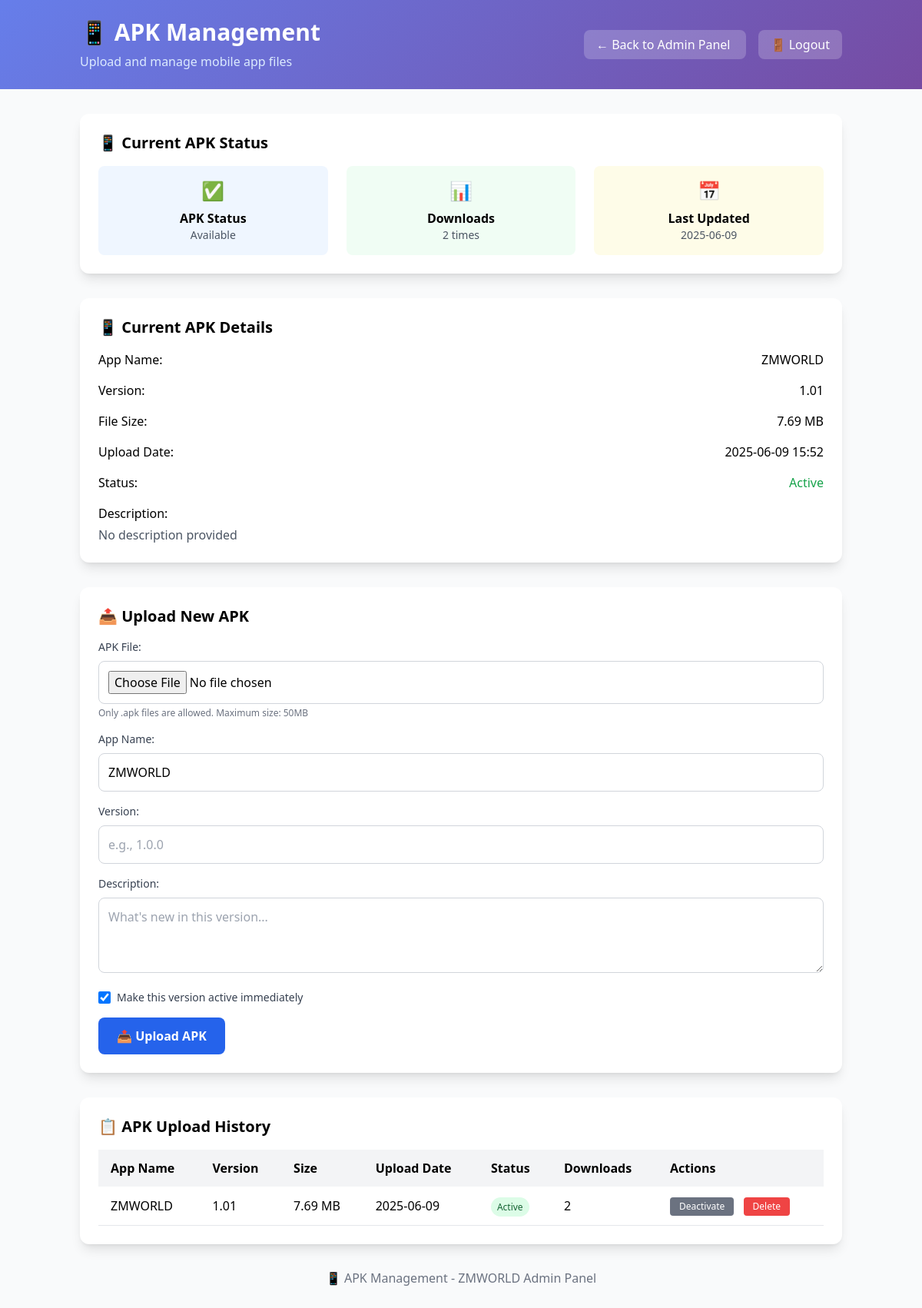
/admin/apk-management (signed in), run on the app's committed database.
### main.py (models this page shows)
class ApkFile(db.Model):
    id = db.Column(db.Integer, primary_key=True)
    app_name = db.Column(db.String(100), nullable=False)
    version = db.Column(db.String(50), nullable=False)
    file_name = db.Column(db.String(200), nullable=False)
    file_path = db.Column(db.String(500), nullable=False)
    file_size = db.Column(db.Integer, nullable=False)  # Size in bytes
    description = db.Column(db.Text)
    is_active = db.Column(db.Boolean, default=True)
    download_count = db.Column(db.Integer, default=0)
    uploaded_by = db.Column(db.Integer, db.ForeignKey('user.id'))
    created_at = db.Column(db.DateTime, default=datetime.utcnow)
    updated_at = db.Column(db.DateTime, default=datetime.utcnow)

### main.py (the view)
@app.route('/admin/apk-management')
def admin_apk_management():
    if not is_admin():
        flash('Access denied. Admin privileges required.')
        return redirect(url_for('home'))
    current_apk = ApkFile.query.filter_by(is_active=True).first()
    apk_history = ApkFile.query.order_by(ApkFile.created_at.desc()).all()
    download_count = sum(apk.download_count for apk in apk_history)
    return render_template('admin_apk_management.html',
                         current_apk=current_apk,
                         apk_history=apk_history,
                         download_count=download_count)

### main.py (called while the page is built)
@app.before_request
def track_user_activity():
    if 'user_id' in session:
        update_user_activity(session['user_id'])

@app.context_processor
def inject_global_announcements():
    try:
        global_announcements = Announcement.query.filter_by(is_active=True).order_by(Announcement.created_at.desc()).all()
        return dict(global_announcements=global_announcements)
    except:
        return dict(global_announcements=[])

def is_admin():
    return session.get('is_admin_logged_in', False)

### templates/admin_apk_management.html (shortened to what this page needs)
<!DOCTYPE html>
<html lang="en">
<head>
    <script src="https://cdn.tailwindcss.com"></script>
</head>
<body class="bg-gray-50 min-h-screen">
    <div class="gradient-bg text-white py-6 mb-8">
        <div class="container mx-auto px-4">
            <div class="flex justify-between items-center">
                <div>
                    <h1 class="text-3xl font-bold">📱 APK Management</h1>
                    <p class="text-blue-100 mt-2">Upload and manage mobile app files</p>
                </div>
                <div class="text-right">
                    <a href="{{ url_for('admin_panel') }}" class="bg-white bg-opacity-20 hover:bg-opacity-30 px-4 py-2 rounded-lg transition duration-200 mr-4">
                        ← Back to Admin Panel
                    </a>
                    <a href="{{ url_for('admin_logout') }}" class="bg-white bg-opacity-20 hover:bg-opacity-30 px-4 py-2 rounded-lg transition duration-200">
                        🚪 Logout
                    </a>
                </div>
            </div>
        </div>
    </div>
    <div class="container mx-auto px-4">
        <div class="bg-white rounded-xl shadow-lg p-6 mb-8">
            <h2 class="text-xl font-bold mb-4">📱 Current APK Status</h2>
            <div class="grid grid-cols-1 md:grid-cols-3 gap-6">
                <div class="bg-blue-50 rounded-lg p-4 text-center">
                    <div class="text-2xl mb-2">{% if current_apk %}✅{% else %}❌{% endif %}</div>
                    <div class="font-semibold">APK Status</div>
                    <div class="text-sm text-gray-600">{% if current_apk %}Available{% else %}Not Available{% endif %}</div>
                </div>
                <div class="bg-green-50 rounded-lg p-4 text-center">
                    <div class="text-2xl mb-2">📊</div>
                    <div class="font-semibold">Downloads</div>
                    <div class="text-sm text-gray-600">{{ download_count }} times</div>
                </div>
                <div class="bg-yellow-50 rounded-lg p-4 text-center">
                    <div class="text-2xl mb-2">📅</div>
                    <div class="font-semibold">Last Updated</div>
                    <div class="text-sm text-gray-600">{% if current_apk %}{{ current_apk.updated_at.strftime('%Y-%m-%d') }}{% else %}Never{% endif %}</div>
                </div>
            </div>
        </div>
        {% if current_apk %}
        <div class="bg-white rounded-xl shadow-lg p-6 mb-8">
            <h2 class="text-xl font-bold mb-4">📱 Current APK Details</h2>
            <div class="space-y-4">
                <div class="flex justify-between items-center">
                    <span class="font-medium">App Name:</span>
                    <span>{{ current_apk.app_name }}</span>
                </div>
                <div class="flex justify-between items-center">
                    <span class="font-medium">Version:</span>
                    <span>{{ current_apk.version }}</span>
                </div>
                <div class="flex justify-between items-center">
                    <span class="font-medium">File Size:</span>
                    <span>{{ "%.2f"|format(current_apk.file_size / 1024 / 1024) }} MB</span>
                </div>
                <div class="flex justify-between items-center">
                    <span class="font-medium">Upload Date:</span>
                    <span>{{ current_apk.created_at.strftime('%Y-%m-%d %H:%M') }}</span>
                </div>
                <div class="flex justify-between items-center">
                    <span class="font-medium">Status:</span>
                    <span class="{% if current_apk.is_active %}text-green-600{% else %}text-red-600{% endif %}">
                        {% if current_apk.is_active %}Active{% else %}Inactive{% endif %}
                    </span>
                </div>
                <div class="mt-4">
                    <span class="font-medium">Description:</span>
                    <p class="text-gray-600 mt-1">{{ current_apk.description or 'No description provided' }}</p>
                </div>
            </div>
        </div>
        {% endif %}
        <div class="bg-white rounded-xl shadow-lg p-6 mb-8">
            <h2 class="text-xl font-bold mb-4">📤 Upload New APK</h2>
            <form method="POST" action="{{ url_for('admin_upload_apk') }}" enctype="multipart/form-data" class="space-y-4">
                <div>
                    <label for="apk_file" class="block text-sm font-medium text-gray-700 mb-2">APK File:</label>
                    <input type="file" id="apk_file" name="apk_file" accept=".apk" required
                           class="w-full p-3 border border-gray-300 rounded-lg focus:ring-2 focus:ring-blue-500 focus:border-blue-500">
                    <p class="text-xs text-gray-500 mt-1">Only .apk files are allowed. Maximum size: 50MB</p>
                </div>
                <div>
                    <label for="app_name" class="block text-sm font-medium text-gray-700 mb-2">App Name:</label>
                    <input type="text" id="app_name" name="app_name" value="ZMWORLD" required
                           class="w-full p-3 border border-gray-300 rounded-lg focus:ring-2 focus:ring-blue-500 focus:border-blue-500">
                </div>
                <div>
                    <label for="version" class="block text-sm font-medium text-gray-700 mb-2">Version:</label>
                    <input type="text" id="version" name="version" placeholder="e.g., 1.0.0" required
                           class="w-full p-3 border border-gray-300 rounded-lg focus:ring-2 focus:ring-blue-500 focus:border-blue-500">
                </div>
                <div>
                    <label for="description" class="block text-sm font-medium text-gray-700 mb-2">Description:</label>
                    <textarea id="description" name="description" rows="3"
                              placeholder="What's new in this version..."
                              class="w-full p-3 border border-gray-300 rounded-lg focus:ring-2 focus:ring-blue-500 focus:border-blue-500"></textarea>
                </div>
                <div class="flex items-center">
                    <input type="checkbox" id="is_active" name="is_active" checked
                           class="mr-2 h-4 w-4 text-blue-600 focus:ring-blue-500 border-gray-300 rounded">
                    <label for="is_active" class="text-sm font-medium text-gray-700">Make this version active immediately</label>
                </div>
                <button type="submit" class="bg-blue-600 text-white px-6 py-3 rounded-lg hover:bg-blue-700 transition duration-200 font-semibold">
                    📤 Upload APK
                </button>
            </form>
        </div>
        <div class="bg-white rounded-xl shadow-lg p-6">
            <h2 class="text-xl font-bold mb-4">📋 APK Upload History</h2>
            {% if apk_history %}
            <div class="overflow-x-auto">
                <table class="w-full table-auto">
                    <thead>
                        <tr class="bg-gray-100">
                            <th class="px-4 py-3 text-left">App Name</th>
                            <th class="px-4 py-3 text-left">Version</th>
                            <th class="px-4 py-3 text-left">Size</th>
                            <th class="px-4 py-3 text-left">Upload Date</th>
                            <th class="px-4 py-3 text-left">Status</th>
                            <th class="px-4 py-3 text-left">Downloads</th>
                            <th class="px-4 py-3 text-left">Actions</th>
                        </tr>
                    </thead>
                    <tbody>
                        {% for apk in apk_history %}
                        <tr class="border-b hover:bg-gray-50">
                            <td class="px-4 py-3">{{ apk.app_name }}</td>
                            <td class="px-4 py-3">{{ apk.version }}</td>
                            <td class="px-4 py-3">{{ "%.2f"|format(apk.file_size / 1024 / 1024) }} MB</td>
                            <td class="px-4 py-3">{{ apk.created_at.strftime('%Y-%m-%d') }}</td>
                            <td class="px-4 py-3">
                                <span class="px-2 py-1 rounded-full text-xs font-medium {% if apk.is_active %}bg-green-100 text-green-800{% else %}bg-gray-100 text-gray-800{% endif %}">
                                    {% if apk.is_active %}Active{% else %}Inactive{% endif %}
                                </span>
                            </td>
                            <td class="px-4 py-3">{{ apk.download_count }}</td>
                            <td class="px-4 py-3">
                                <div class="space-x-2">
                                    <form method="POST" action="{{ url_for('admin_toggle_apk', apk_id=apk.id) }}" class="inline">
                                        <button type="submit" class="{% if apk.is_active %}bg-gray-500 hover:bg-gray-600{% else %}bg-green-500 hover:bg-green-600{% endif %} text-white px-3 py-1 rounded text-xs transition duration-200">
                                            {% if apk.is_active %}Deactivate{% else %}Activate{% endif %}
                                        </button>
                                    </form>
                                    <form method="POST" action="{{ url_for('admin_delete_apk', apk_id=apk.id) }}" class="inline" onsubmit="return confirm('Are you sure you want to delete this APK?')">
                                        <button type="submit" class="bg-red-500 hover:bg-red-600 text-white px-3 py-1 rounded text-xs transition duration-200">
                                            Delete
                                        </button>
                                    </form>
                                </div>
                            </td>
                        </tr>
                        {% endfor %}
                    </tbody>
                </table>
            </div>
            {% else %}
            <p class="text-gray-500 text-center py-8">No APK files uploaded yet.</p>
            {% endif %}
        </div>
        <div class="mt-8 text-center text-gray-500 pb-8">
            <p>📱 APK Management - ZMWORLD Admin Panel</p>
        </div>
    </div>
</body>
</html>

### templates/admin_apk_management.html (style rules this page uses)
.gradient-bg { background: linear-gradient(135deg, #667eea 0%, #764ba2 100%); }

### data on the page
ApkFile: updated_at "2025-06-09", app_name "ZMWORLD", version "1.01", current_apk.file_size/1024/1024 "7.69", created_at "2025-06-09 15:52", description "No description provided", apk.file_size/1024/1024 "7.69", created_at "2025-06-09", is_active "Active", download_count "2"

### other printed values
{{ download_count }} "2"
